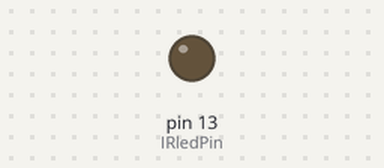
Bench run of a sketch on a simulated Arduino Uno, built with avr-gcc and run on an emulated ATmega328P. Shown: output pins drawn as LEDs (lit = HIGH). What the sketch prints to the serial monitor is not drawn.

Above: at 0.7 s.
Timing chart, 0 to 2.2 s (numbered marks = the images above):
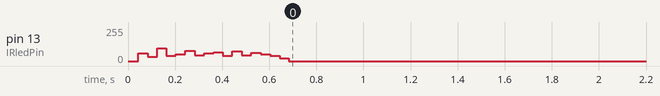

The sketch:

transmit.ino
```cpp
#include <TimeLib.h>

#define EIGHT_AM 28800
#define FOUR_PM 57600
#define SEVEN_PM 68400
#define SECONDS_IN_DAY 86400

// IR DEFINITIONS
int IRledPin = 13;           // Pin for IR LED

uint16_t IRsignalOff[] =
{
  // ON, OFF
  9400, 4640,
  640, 520,
  640, 540,
  520, 640,
  540, 620,
  560, 600,
  560, 620,
  580, 580,
  640, 540,
  520, 1800,
  600, 1740,
  600, 1740,
  540, 1800,
  640, 520,
  540, 1800,
  580, 1760,
  620, 1700,
  560, 620,
  560, 1780,
  540, 640,
  540, 600,
  600, 580,
  540, 620,
  600, 560,
  620, 560,
  540, 1780,
  600, 580,
  540, 1780,
  600, 1760,
  580, 1740,
  560, 1780,
  580, 1760,
  580, 1760,
  540, 42720,
  9360, 2320,
  600, 0
};

uint16_t IRsignalOn[] =
{
  9360, 4700,
  600, 580,
  540, 640,
  580, 560,
  620, 560,
  540, 640,
  540, 600,
  600, 580,
  540, 640,
  540, 1780,
  540, 1800,
  600, 1740,
  580, 1760,
  540, 640,
  580, 1740,
  540, 1780,
  600, 1760,
  580, 1760,
  540, 1780,
  600, 580,
  540, 640,
  540, 600,
  620, 560,
  540, 640,
  540, 600,
  620, 560,
  540, 640,
  540, 1780,
  540, 1800,
  600, 1760,
  580, 1740,
  540, 1800,
  580, 1760,
  580, 42660,
  9420, 2320,
  540, 34440,
  9400, 2360,
  540, 0
};

uint16_t IRsignal10[] =
{
  9460, 4620,
  660, 520,
  540, 640,
  540, 600,
  640, 540,
  620, 560,
  600, 540,
  580, 600,
  540, 640,
  600, 1720,
  560, 1780,
  620, 1720,
  560, 1780,
  540, 640,
  600, 1720,
  540, 1800,
  620, 1720,
  560, 1780,
  540, 640,
  600, 1720,
  540, 640,
  540, 1780,
  540, 640,
  620, 540,
  580, 580,
  560, 620,
  620, 1720,
  540, 640,
  600, 1720,
  540, 640,
  600, 1720,
  540, 1800,
  620, 1720,
  560, 42720,
  9420, 2300,
  540, 0
};
uint16_t IRsignal100[] =
{
  9400, 4640,
  620, 560,
  560, 620,
  600, 560,
  600, 580,
  540, 640,
  560, 580,
  620, 560,
  540, 640,
  580, 1740,
  560, 1780,
  600, 1760,
  640, 1680,
  540, 640,
  580, 1740,
  560, 1780,
  600, 1760,
  620, 540,
  640, 540,
  520, 1800,
  600, 580,
  540, 640,
  620, 520,
  600, 580,
  540, 640,
  620, 1720,
  540, 1780,
  600, 580,
  560, 1780,
  600, 1760,
  620, 1700,
  540, 1800,
  640, 1700,
  620, 42640,
  944, 228,
  540, 0
};

int signalSizes[] =
{
  sizeof(IRsignalOff) / 2,
  sizeof(IRsignalOn) / 2,
  sizeof(IRsignal10) / 2,
  sizeof(IRsignal100) / 2,
};

// This procedure sends a 38KHz pulse to the IRledPin
// for a certain # of microseconds. We'll use this whenever we need to send codes
void pulseIR(long microsecs)
{
  // we'll count down from the number of microseconds we are told to wait

  cli();  // this turns off any background interrupts

  while (microsecs > 0)
  {
    // 38 kHz is about 13 microseconds high and 13 microseconds low
    digitalWrite(IRledPin, HIGH);  // this takes about 3 microseconds to happen
    delayMicroseconds(10);         // hang out for 10 microseconds, you can also change this to 9 if its not working
    digitalWrite(IRledPin, LOW);   // this also takes about 3 microseconds
    delayMicroseconds(10);         // hang out for 10 microseconds, you can also change this to 9 if its not working

    // so 26 microseconds altogether
    microsecs -= 26;
  }

  sei();  // this turns them back on
}

uint16_t* getSignal(int mode)
{
  if (mode == 0)
  {
    return IRsignalOff;
  } else if (mode == 1)
  {
    return IRsignalOn;
  } else if (mode == 2)
  {
    return IRsignal10;
  } else {
    return IRsignal100;
  }
};

uint32_t getDaySeconds()
{
  return ((uint32_t) ((uint32_t) hour() * 3600) + ((uint32_t) minute() * 60) + (uint32_t) second());
}

void SendIRCode(int mode)
{
  uint16_t* IRsignal = getSignal(mode);
  int arraySize = signalSizes[mode];
  for (int k = 0; k < 3; k++)
  {
    for (int i = 0; i < arraySize; i += 2)
    {
      pulseIR(IRsignal[i]);
      delayMicroseconds(IRsignal[i + 1]);
    }
  }
}

void setup(void)
{
  pinMode(IRledPin, OUTPUT);

  Serial.begin(9600);                           // Begin serial data transfer
  Serial.println("Lighting cycles begun");
  setTime(17, 0, 30, 6, 1, 2018);
}

void loop(void)
{
  int mode;
  uint32_t daySeconds = getDaySeconds();
  uint32_t nextInterval;
  if (daySeconds <= EIGHT_AM)
  {
    mode = 2;
    nextInterval = EIGHT_AM - daySeconds;
  } else if (daySeconds <= FOUR_PM)
  {
    mode = 0;
    nextInterval = FOUR_PM - daySeconds;
  } else if (daySeconds <= SEVEN_PM) {
    mode = 2;
    nextInterval = SEVEN_PM - daySeconds;
  }
  else {
    mode = 3;
    nextInterval = SECONDS_IN_DAY - daySeconds;
  }
  if (mode != 0)
  {
    SendIRCode(1);
  }
  SendIRCode(mode);
  Serial.print("Mode: ");
  Serial.println(mode);
  Serial.print("Day Seconds: ");
  Serial.println(daySeconds);
  Serial.print("Next Interval: ");
  Serial.println(nextInterval);
  delay(nextInterval * 1000);
}
```
